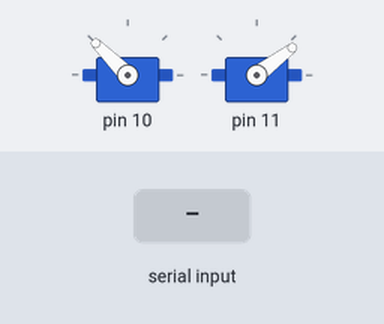
The sketch below on a simulated Arduino Uno, built with avr-gcc and run on an emulated ATmega328P. Shown: 2 × servo. The test bench sets the inputs (shaded band).

Above: at 1.2 s.
1.3 s: "J\n" received over Serial
At 2.2 s:
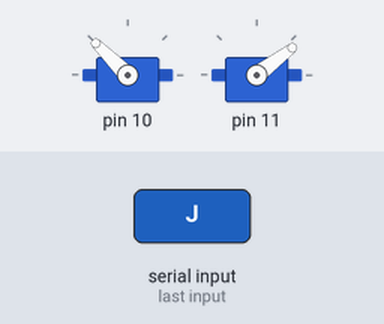
2.8 s: "K\n" received over Serial
At 3.4 s:
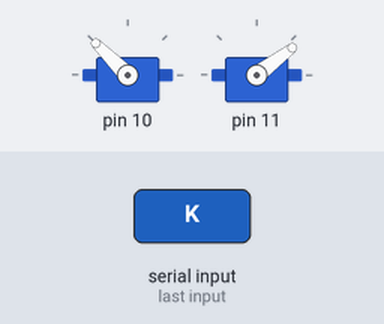
Timing chart, 0 to 5.8 s (numbered marks = the images above; inputs shaded):
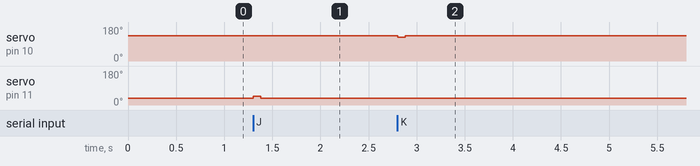

Measured:
- after the input at 1.3 s, servo on pin 11: 37° → 47° at once, → 37° 0.08 s later
- after the input at 2.8 s, servo on pin 10: 135° → 125° at once, → 135° 0.08 s later

The sketch:

taikobot_con.ino
```cpp
#include "Motor.h"

String recv;
Motor motors[2] = {Motor(10, 135, 125),Motor(11, 37, 47)};

void setup() {
  Serial.begin(9600);
  for(int i = 0; i < 2; i++) motors[i].init();
}

void loop() {
  for(int i = 0; i < 2; i++) motors[i].update();
  if(Serial.available()){
    recv = Serial.readStringUntil('\n');
    if(recv == "K") motors[0].click();
    if(recv == "J") motors[1].click();
  }
}
```

Motor.cpp
```cpp
#include "Motor.h"

Motor::Motor(int pin, int angleUp, int angleDown){
  this->pin = pin;
  this->angleUp = angleUp;
  this->angleDown = angleDown;
}

void Motor::init(){
  servo.attach(pin);
  servo.write(angleUp);
  update();
}

void Motor::update(){
    //Up and down need some time to move,
    //but servo also can click when it has not yet returned to the top
    if(millis() - lastChangeTime < speed && !CanClick)
        return;

    if(Up && CanClick){
        servo.write(angleDown);
        Up = false;
        CanClick = false;
        lastChangeTime = millis();
    }
    else if(!Up){
        servo.write(angleUp);
        Up = true;
        lastChangeTime = millis();
    }

}

void Motor::click(){
    CanClick = true;
}
```

Motor.h
```cpp
#ifndef MOTOR_H
#define MOTOR_H

#include "Arduino.h"
#include <Servo.h>

class Motor{
	public:
		Motor(int pin, int angleUp, int angleDown);
    void init();
		void update();
		void click();

	private:
		Servo servo;
		int pin;
		int angleUp;
		int angleDown;
		int speed = 80;
		bool Up = true;
		bool CanClick = false;
		unsigned long lastChangeTime = 0;
};


#endif
```
